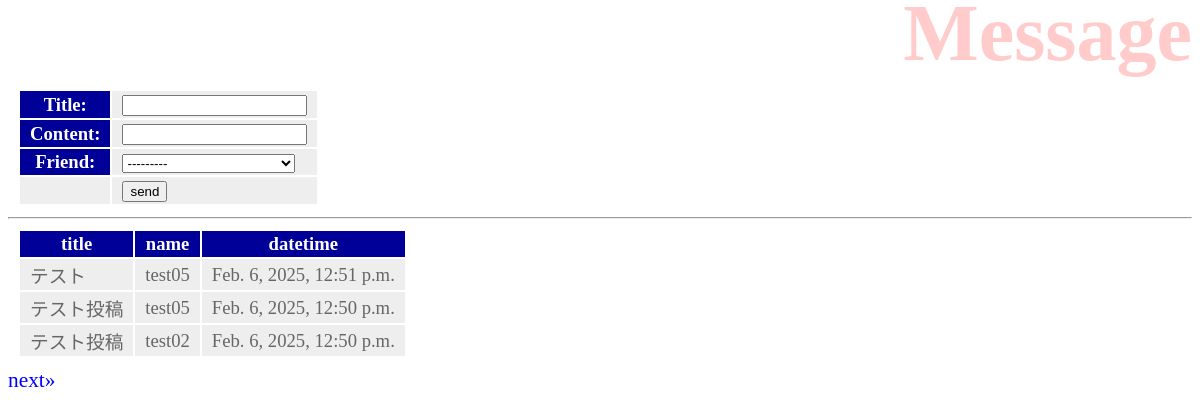
/hello/message, run on the app's committed database.
### hello/models.py (models this page shows, shortened)
class Message(models.Model):
    friend = models.ForeignKey(Friend, on_delete=models.CASCADE)
    title = models.CharField(max_length=100)
    content = models.CharField(max_length=300)
    pub_date = models.DateTimeField(auto_now_add=True)
    class Meta:
        ordering = ("pub_date",)

class Friend(models.Model):
    name = models.CharField(max_length=100)
    mail = models.EmailField(max_length=200)
    gender = models.BooleanField()
    age = models.IntegerField(validators=[
        MinValueValidator(0),
        MaxValueValidator(150)
    ])
    birthday = models.DateField()
    def __str__(self):
        return f"<Friend:id={str(self.id)}, {self.name}({str(self.age)})>"

### hello/views.py (the view)
# urls.py: path("message", views.message, name="message"),
def message(request, page=1):
    if(request.method == "POST"):
        obj = Message()
        form = MessageForm(request.POST, instance=obj)
        form.save()
    data = Message.objects.all().reverse()
    paginator = Paginator(data, 3)
    params = {
        "title": "Message",
        "form": MessageForm(),
        "data": paginator.get_page(page),
    }
    return render(request, "hello/message.html", params)

### hello/forms.py
class MessageForm(forms.ModelForm):
    class Meta:
        model=Message
        fields=["title", "content", "friend"]

### hello/templates/hello/message.html (shortened to what this page needs)
{% load static %}
<!DOCTYPE html>
<html lang="ja">
  <head>
    <link rel="stylesheet" type="text/css" href="{% static 'hello/css/style.css' %}">
  </head>
  <body>
    <h1>{{title}}</h1>
    <table>
      <form action="{% url 'message' %}" method="post">
        {{form.as_table}}
        <tr>
          <td></td>
          <td><input type="submit" value="send"></td>
        </tr>
      </form>
    </table>
    <hr>
    <table>
      <tr>
        <th>title</th>
        <th>name</th>
        <th>datetime</th>
      </tr>
      {% for item in data %}
        <tr>
          <td>{{item.title}}</td>
          <td>{{item.friend.name}}</td>
          <td>{{item.pub_date}}</td>
        </tr>
      {% endfor %}
    </table>
    <div>
      {% if data.has_next %}
        <a href="{% url 'message' %}/{{data.next_page_number}}">next&raquo;</a>
      {% endif %}
    </div>
  </body>
</html>

### hello/static/hello/css/style.css (style rules this page uses)
body { color: gray; font-size: 16pt; }
h1 { color: red; opacity: 0.2; font-size: 60pt; margin-top: -20px; margin-bottom: 0px; text-align: right; }
a { color: blue; text-decoration: none; }
table { margin: 10px; font-size: 14pt; }
table tr th { background-color: #009; color: white; padding: 2px 10px; border-width: 2px; }
table tr td { background-color: #eee; color: #666; padding: 2px 10px; border-width: 2px; }

### data on the page
Message: title "テスト", friend.name "test05", pub_date "Feb. 6, 2025, 12:51 p.m."
Message: title "テスト投稿", friend.name "test05", pub_date "Feb. 6, 2025, 12:50 p.m."
Message: title "テスト投稿", friend.name "test02", pub_date "Feb. 6, 2025, 12:50 p.m."
